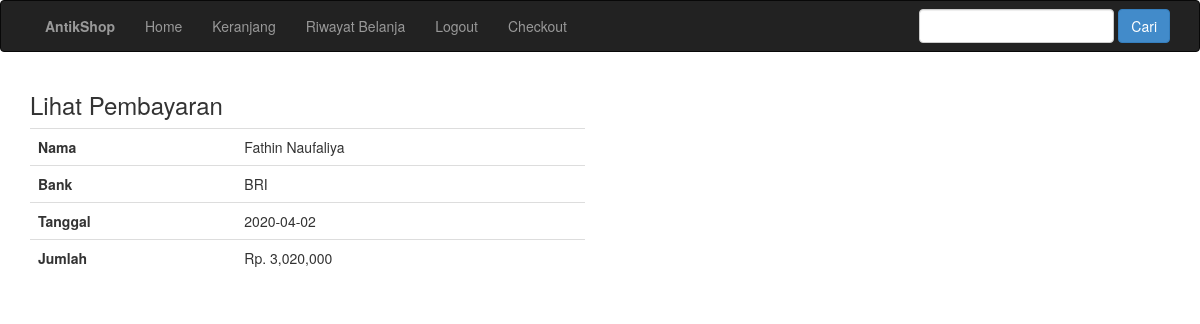
Page /lihat_pembayaran.php?id=18 (signed in) on the committed database.
### tables this page shows
CREATE TABLE `pembayaran` (
  `id_pembayaran` int(11) NOT NULL,
  `id_pembelian` int(11) NOT NULL,
  `nama` varchar(255) NOT NULL,
  `bank` varchar(255) NOT NULL,
  `jumlah` int(11) NOT NULL,
  `tanggal` date NOT NULL,
  `bukti` varchar(266) NOT NULL
);

### lihat_pembayaran.php (the view, shortened to what this page needs)
<?php
include 'koneksi.php';
$id_pembelian = $_GET["id"];
$ambil = $koneksi->query("SELECT * FROM pembayaran
	LEFT JOIN pembelian ON pembayaran.id_pembelian=pembelian.id_pembelian
	WHERE pembelian.id_pembelian='$id_pembelian'");
$detbay = $ambil->fetch_assoc();
?>
<!DOCTYPE html>
<html>
<head>
	<link rel="stylesheet" href="admin/assets/css/bootstrap.css">
</head>
<body>
	<?php include 'menu.php'; ?>
	<div class="container">
		<h3>Lihat Pembayaran</h3>
		<div class="row">
			<div class="col-md-6">
				<table class="table">
					<tr>
						<th>Nama</th>
						<td><?php echo $detbay["nama"]?></td>
					</tr>
					<tr>
						<th>Bank</th>
						<td><?php echo $detbay["bank"]?></td>
					</tr>
					<tr>
						<th>Tanggal</th>
						<td><?php echo $detbay["tanggal"]?></td>
					</tr>
					<tr>
						<th>Jumlah</th>
						<td>Rp. <?php echo number_format($detbay["jumlah"])?></td>
					</tr>
				</table>
			</div>
			<div class="col-md-6">
			</div>
		</div>
	</div>
</body>
</html>

### rows in the picture
pembayaran: nama "Fathin Naufaliya", bank "BRI", tanggal "2020-04-02", jumlah "3,020,000"
